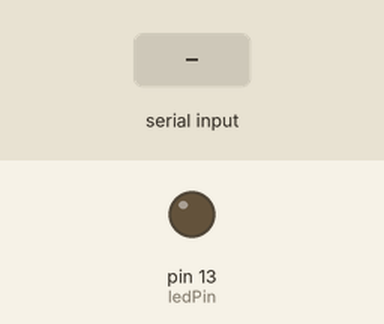
This sketch was run on a simulated Arduino Uno, built with avr-gcc and run on an emulated ATmega328P. Parts: output pins drawn as LEDs (lit = HIGH). Inputs (shaded band) come from the test bench.

Above: at 1.2 s.
1.3 s: "1" received over Serial
At 1.8 s:
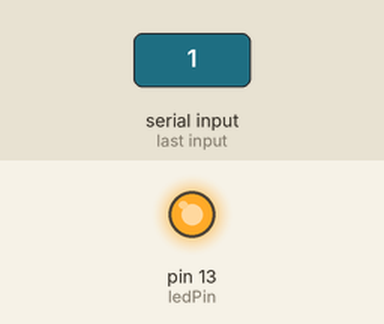
2.8 s: "0" received over Serial
At 4.2 s:
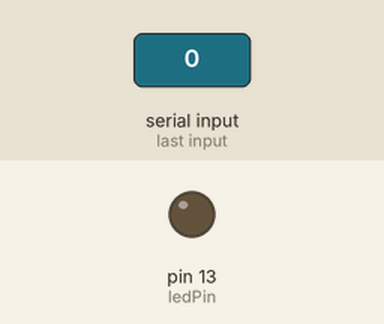
Timing chart, 0 to 5.8 s (numbered marks = the images above; inputs shaded):
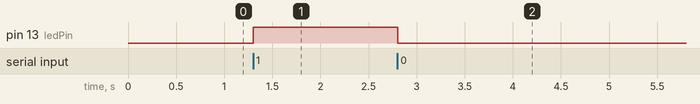

Measured:
- after the input at 1.3 s, pin 13 (ledPin): LOW → HIGH at once
- after the input at 2.8 s, pin 13 (ledPin): HIGH → LOW at once

The sketch:

arduino_recieve.ino
```cpp
char data;

int ledPin = 13;

void setup(){

  pinMode(ledPin, OUTPUT);
  Serial.begin(9600);

}

void loop() {

   if (Serial.available())
   { // If data is available to read,
     data = Serial.read(); // read it and store it in val
   }
   if (data == '1')
   { // If 1 was received
     digitalWrite(ledPin, HIGH); // turn the LED on
   } else {
     digitalWrite(ledPin, LOW); // otherwise turn it off
   }
   delay(10); // Wait 10 milliseconds for next reading
}
```
